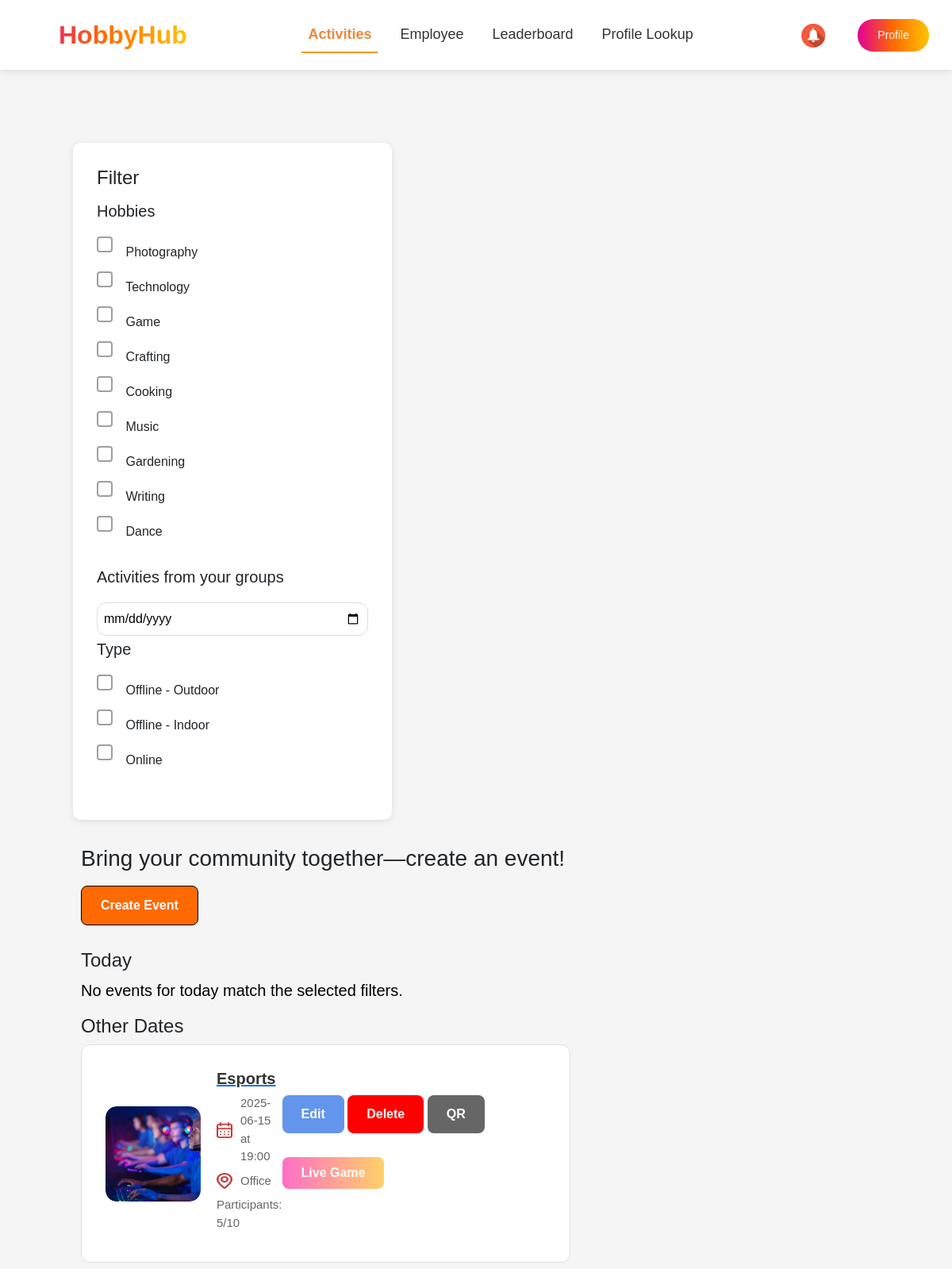
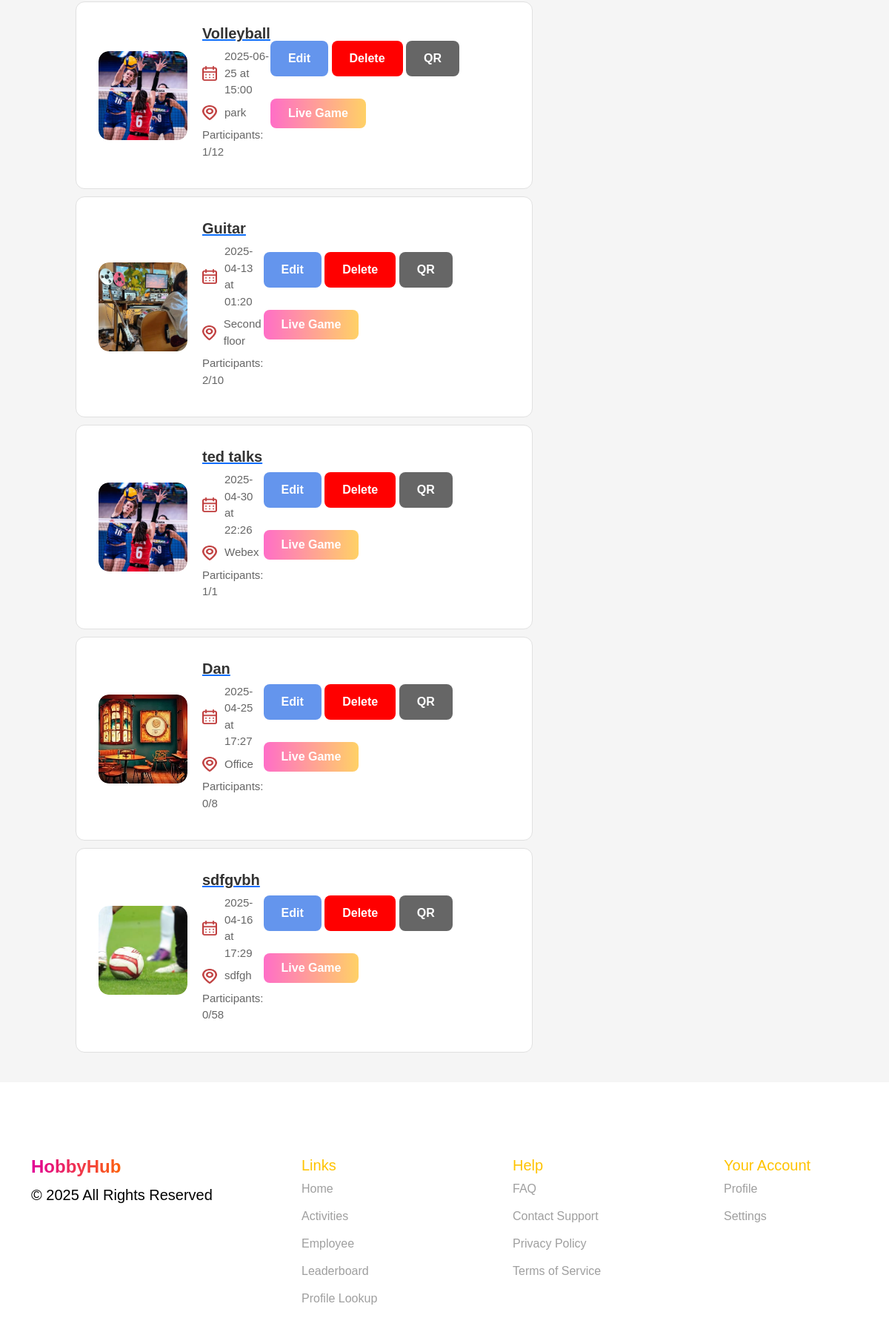
/activities/ (signed in, upper part), run on the app's committed database (2 pictures, top to bottom).
### events/models.py (models this page shows, shortened)
class Hobby(models.Model):
    name = models.CharField(max_length=100, unique=True, verbose_name="Hobby Name")

class Event(models.Model):
    EVENT_TYPES = [
        ('offline-outdoor', 'Offline - Outdoor'),
        ('offline-indoor', 'Offline - Indoor'),
        ('online', 'Online'),
    ]
    EVENT_STATUS = [
        ('upcoming', 'Upcoming'),
        ('in_progress', 'In Progress'),
        ('completed', 'Completed'),
    ]
    title = models.CharField(max_length=150)
    description = models.TextField()
    location = models.CharField(max_length=250)
    date = models.DateField()
    time = models.TimeField()
    event_type = models.CharField(max_length=15, choices=EVENT_TYPES, default='offline-indoor')
    status = models.CharField(max_length=12, choices=EVENT_STATUS, default='upcoming')
    hobbies = models.ManyToManyField(Hobby, related_name='events')
    image = models.ImageField(upload_to='event_images/', null=True, blank=True)
    company = models.ForeignKey(
        Company,
        to_field='company_id',
        on_delete=models.CASCADE,
        related_name='events',
        verbose_name="Company"
    )
    diamonds = models.IntegerField(default=0, verbose_name="Diamonds")
    quota = models.IntegerField(default=10, verbose_name="Quota")
    participants = models.ManyToManyField(Employee, related_name='events', blank=True)

### events/views.py (the view)
# urls.py: path('activities/', organizer_activities, name='activities'),
@role_required("organizer")
def organizer_activities(request):
    now = timezone.localtime(timezone.now())
    today_start = now.replace(hour=0, minute=0, second=0, microsecond=0)
    today_end = today_start + timedelta(days=1)
    company_id = request.session.get("company_id")
    if not company_id:
        return redirect("sign_in")
    try:
        current_company = Company.objects.get(id=company_id)
    except Company.DoesNotExist:
        return redirect("sign_in")
    events = Event.objects.filter(company=current_company).exclude(status='completed')
    hobbies = Hobby.objects.all()
    today_events = []
    other_events = []
    for event in events:
        event_datetime = timezone.make_aware(
            datetime.combine(event.date, event.time)
        )
        event_data = {
            'id': event.id,
            'title': event.title,
            'description': event.description,
            'location': event.location,
            'date': event.date.strftime('%Y-%m-%d'),
            'time': event.time.strftime('%H:%M'),
            'datetime': event_datetime.isoformat(),
            'event_type': event.event_type,
            'status': event.status,
            'hobbies': [hobby.name for hobby in event.hobbies.all()],
            'image': event.image.url if event.image else None,
            'quota': event.quota,
            'participants_count': event.participants.count(),
            'event_types': event.EVENT_TYPES,
        }
        if today_start <= event_datetime < today_end:
            today_events.append(event_data)
        else:
            other_events.append(event_data)
    return render(request, 'organizer_activities.html', {
        'today_events': today_events,
        'other_events': other_events,
        'hobbies': hobbies,
        'current_datetime': now.isoformat(),
        'event':event_data
    })

### events/views.py (called while the page is built)
def role_required(role):
    def decorator(view_func):
        @wraps(view_func)
        def wrapper(request, *args, **kwargs):
            if role == "employee" and not request.session.get("nickname"):
                return redirect(f"/sign_in/?next={request.get_full_path()}")
            if role == "organizer" and not request.session.get("company_id"):
                return redirect(f"/sign_in/?next={request.get_full_path()}")
            return view_func(request, *args, **kwargs)
        return wrapper
    return decorator

### events/templates/organizer_activities.html (shortened to what this page needs)
{% extends "organizer_base.html" %}
    {% load static %}
    {% block extra_css %}
    <link rel="stylesheet" href="{% static 'css/organizer-styles.css' %}">
    <link rel="stylesheet" href="{% static 'css/activities.css' %}">
    <link href="https://fonts.cdnfonts.com/css/gilroy-bold" rel="stylesheet">
    <link rel="stylesheet" href="https://cdn.jsdelivr.net/npm/swiper/swiper-bundle.min.css">
    {% endblock %}
    {% block content %}
    <section class="container-act">
        <div class="container-act">
            <aside class="filter-panel">
                <h4>Filter</h4>
                <h5 >Hobbies</h5>
                <ul id="hobby-filters">
                    {% for hobby in hobbies %}
                        <li>
                            <input type="checkbox" value="{{ hobby.name }}"> {{ hobby.name }}
                        </li>
                    {% endfor %}
                </ul>
                <h5 >Activities from your groups</h5>
                <input type="date" id="date-filter">
                <h5 >Type</h5>
                <ul>
                    <li><input type="checkbox" value="offline-outdoor"> Offline - Outdoor</li>
                    <li><input type="checkbox" value="offline-indoor"> Offline - Indoor</li>
                    <li><input type="checkbox" value="online"> Online</li>
                </ul>
            </aside>
            <main class="event-list" style="margin-bottom: 30px;">
                <div class="creation">
                    <h3 style="padding-bottom: 10px;">Bring your community together—create an event!</h3>
                    <button class="create-event-btn" onclick="openModal()">Create Event</button>
                </div>
                <h4>Today</h4>
                <div id="today-events">
                    <p id="no-events-today" style="display: none;">No events for today match the selected filters.</p>
                </div>
                <h4>Other Dates</h4>
                <div id="other-events">
                    {% for event in other_events %}
                        <div class="event-container">
                                <div class="event event-card" data-date="{{ event.date }}" data-hobbies="{{ event.hobbies|join:',' }}" data-type="{{ event.event_type }}" >
                                    <div class="event-image">
                                        <img src="{{ event.image }}" alt="{{ event.title }}">
                                    </div>
                                    <div class="event-details">
                                        <a href="{% url 'organizer_activity_details' %}?event_id={{ event.id }}"><h3>{{ event.title }}</h3></a>
                                        <p><img src="{% static 'images/your_act_calendar.png' %}" alt="Date" class="icon">{{ event.date }} at {{ event.time }}</p>
                                        <p><img src="{% static 'images/your_act_location.png' %}" alt="Location" class="icon">{{ event.location }}</p>
                                        <p>Participants: {{ event.participants_count }}/{{ event.quota }}</p>
                                    </div>
                                    <div class="event-actions">
                                        <button class="edit-event-btn" data-event-id="{{ event.id }}">Edit</button>
                                        <button class="delete-event-btn" data-event-id="{{ event.id }}">Delete</button>
                                        <button class="participants-list-btn" data-event-id="{{ event.id }}" onclick="openQRModal('{{ event.id }}')">QR</button>
                                        <button
                                            onclick="openLiveModal(this)"
                                            data-event-id="{{ event.id }}"
                                            class="live_game_btn px-4 py-2 bg-blue-600 text-white rounded-lg shadow-md hover:bg-blue-700 transition">
                                            Live Game
                                        </button>
                                    </div>
                                </div>
                        </div>
                    {% endfor %}
                </div>
            </main>
    </section>
{%  endblock %}

### events/static/css/organizer-styles.css (style rules this page uses)
body { font-family: 'Gilroy-Medium', sans-serif; background-color: #F5F5F5; }
body h1, h2, h3, h4,h5,h6, header { font-family: 'Gilroy-Bold', sans-serif; }
p { color: #000000; font-weight: 400; font-size: 20px; }
.event-card { display: flex; align-items: center; background: #ffffff; border-radius: 16px; padding: 20px; position: relative; overflow: hidden; transition: all 0.3s ease-in-out; border: 1px solid #e0e0e0; }
.event-image { width: 120px; height: 120px; border-radius: 14px; overflow: hidden; flex-shrink: 0; position: relative; }
.event-image img { width: 100%; height: 100%; object-fit: cover; border-radius: 14px; transition: transform 0.3s ease-in-out; }
.event-details { padding-left: 20px; flex: 1; }
.event-details h3 { margin: 0; font-size: 20px; font-weight: bold; color: #333; }
.event-details p { margin: 8px 0; font-size: 15px; color: #666; display: flex; align-items: center; font-weight: 500; }
.icon { width: 20px; height: 20px; margin-right: 10px; opacity: 0.8; transition: opacity 0.3s ease-in-out; }

### data on the page
Hobby: name "Photography"
Hobby: name "Technology"
Hobby: name "Game"
Hobby: name "Crafting"
Hobby: name "Cooking"
Hobby: name "Music"
Hobby: name "Gardening"
Hobby: name "Writing"
Hobby: name "Dance"
Event: title "Esports", location "Office"
Event: title "Volleyball", location "park"
Event: title "Guitar", location "Second floor"
Event: title "ted talks", location "Webex"
Event: title "Dan", location "Office"
Event: title "sdfgvbh", location "sdfgh"

### other printed values
{{ event.date }} "2025-06-15" "2025-06-25" "2025-04-13" "2025-04-30" "2025-04-25" "2025-04-16"
{{ event.time }} "19:00" "15:00" "01:20" "22:26" "17:27" "17:29"
{{ event.participants_count }} "5" "1" "2" "1" "0" "0"
{{ event.quota }} "10" "12" "10" "1" "8" "58"
